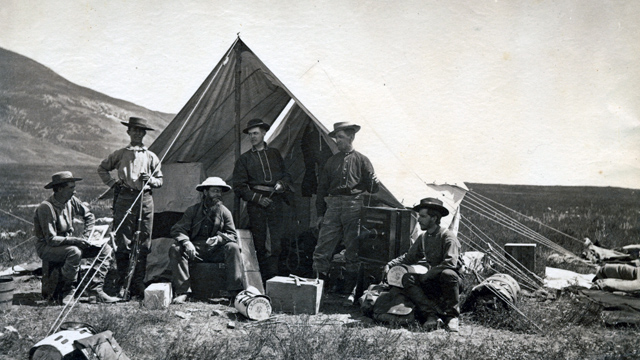
#> input picture data/frontier.jpg, 640 x 360 px
$ jupyter execute --allow-errors tp2_histogram.ipynb
#> lines starting #> are read from the running program, lines starting #| are printed output that depends on the picture
# TP 2 - Histogramme

L'objectif de ce TP est de manipuler les histogrammes pour corriger le constraste d'une image.

## 1. Calcul d'histogramme

On cherche à afficher l'histogramme d'une image.

[cell 1]
import numpy as np
import matplotlib.pyplot as plt
import skimage

filename = "data/frontier.jpg"
image = skimage.io.imread(filename)
#> image is the input picture: shape (360, 640, 3); mean R, G, B 140.6, 141.7, 140.1

plt.imshow(image)
plt.axis("off")
plt.show()

On rappelle l'algorithme de calcul de l'histogramme:

    Initialisation d'un tableau H pouvant contenir 256 valeurs
    for each pixel (x,y) in I:
        intensity = I[x,y]
        H[intensity] += 1

**Exercice**: Complétez le code suivant:

Pour l'affichage de l'histogramme, on pourra utiliser la fonction `plt.plot`.

[cell 2]
def histogram_computation(image):
    """
    Calcul d'histogramme

    Parameters
    ----------
    image: np.ndarray
           Image

    Returns
    -------
    np.array
           Histogram
    """
    print(image.shape)
#| (360, 640, 3)

#Calcul de l'histogramme
histogram = histogram_computation(image)

#Affichage de l'histogramme

## 2. Calcul d'histogramme sur une image couleur

Affichez l'histogramme d'une image couleur: on a une courbe par canal. Chaque courbe sera affichée selon la couleur du canal ssocié (rouge, verte et bleue).

[cell 3]
image_moonwalk = skimage.io.imread("data/moonwalk.jpg")
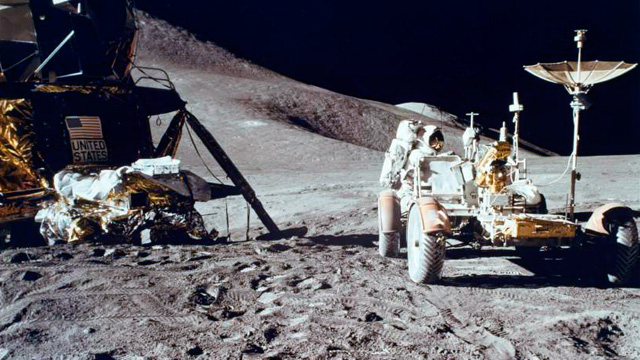
#> input picture data/moonwalk.jpg, 640 x 360 px
#> image_moonwalk is the input picture: shape (360, 640, 3); mean R, G, B 89.2, 87.9, 96.2

# Calcul des histogrammes R,G,B
# ...

# Affichage des histogrammes sur le même graphique
# La couleur de la courbe correspond à la couleur du canal

## 3. Egalisation d'histogramme

L'objectif de cet exercice est de corriger les défauts de contraste d'une image par **égalisation de l'histogramme**.

L'égalisation consiste à répartir les intensités de l'image l'ensemble de sa gamme dynamique. Le principe est de faire en sorte que l'histogramme cumulé ait un profil linéaire.

**Exercice**: Complétez le code suivant:
1. Complétez la fonction `cumul_histogram()` qui prend un histogramme en paramètre et retourne l'histogramme cumulé.
2. Normalisez l'histogramme cumulé pour qu'il reflète une fréquence d'apparition d'une valeur comprise entre 0 et 1.
3. Calculez les nouvelles intensités pour chaque pixel en utilisant la formule suivante: $I' = 255 * H_{\text{cumul}}[I]$.

[cell 4]
def cumul_histogram(histogram):
    """
    Calcul de l'histogramme cumulé

    Parameters
    ----------
    histogram: np.array
               Histogramme

    Returns
    -------
    np.array
        Histogramme cumulé
    """
    print(histogram.shape)

image_fonce = skimage.io.imread("data/fonce.jpg")
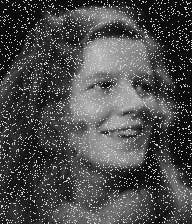
#> input picture data/fonce.jpg, 192 x 224 px
#> image_fonce is the input picture: shape (224, 192); min 0, max 38, mean 11.4

# histogram_fonce = histogram_computation(image_fonce)

# 1. Calcul de l'histogramme cumulé
# cumul_h = cumul_histogram(histogram_fonce)

# 2. Normalisation de l'histogramme cumulé

# 3. Calcul des nouvelles intensités de l'image

# Affichage de l'image égalisée
